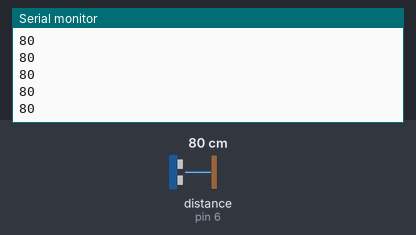
Bench run of a sketch on a simulated Arduino Uno, built with avr-gcc and run on an emulated ATmega328P. On the bench: the last lines printed to the serial monitor. Wiring (inferred from the names in the program): ultrasonic range finder: trigger pin 7; echo pin 6. The test bench sets the inputs (shaded band); at power-on: distance to the obstacle (sensor on pin 6) 80 cm. The echo pulse lasts 58.3 µs per cm.

Above: at 1.2 s.
1.3 s: distance to the obstacle (sensor on pin 6) set to 2 cm
At 2.2 s:
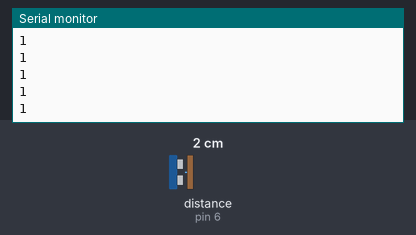
2.8 s: distance to the obstacle (sensor on pin 6) set to 4 cm
At 3.9 s:
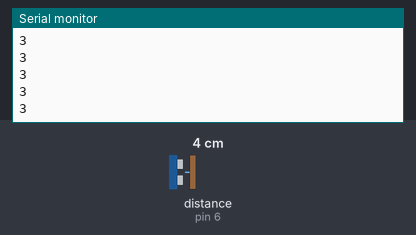
Timing chart, 0 to 5.8 s (numbered marks = the images above; inputs shaded):
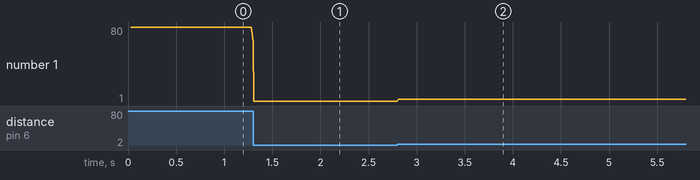

Measured:
- after the input at 1.3 s, the serial monitor: prints a new line at once (image 1)
- after the input at 2.8 s, the serial monitor: prints a new line at once (image 2)
- plotted number 1: 80 → 1 after the input at 1.3 s, 1 → 3 after the input at 2.8 s

The sketch:

ultrasound_sensor.ino
```cpp
/*
 *
 * Use This code to test the Ultrasound sensor
 *
 */

// set Ultrasound sensor pin numbers:
const int trig1 = 7;
const int echo1 = 6;

// Variables used to calculate distance:
long lecture_echo1=0;
long cm1=0;
long dist=0;
int  i=0;

void setup() {
	// initialize serial communication at 9600 bits per second:
	Serial.begin(9600);
	// initialize the sensor trigger and echo pins:
	pinMode(trig1, OUTPUT);
	pinMode(echo1, INPUT);
	digitalWrite(trig1, LOW);
}

//Calculate the distance to the closest obstacle from raw read data
long calculateDistance(){
	cm1=0;
	for(i=0;i<5;i++){
		digitalWrite(trig1, HIGH);
  		delayMicroseconds(25);
  		digitalWrite(trig1, LOW);
  		lecture_echo1 = pulseIn(echo1, HIGH);
		cm1 = cm1+ lecture_echo1/ 58,2;
	}
	return cm1/5;
}

void loop() {
	// read distance from the sensor:
	dist=calculateDistance();
	// Distances are displayed on seial console
	Serial.println(dist);
}
```
